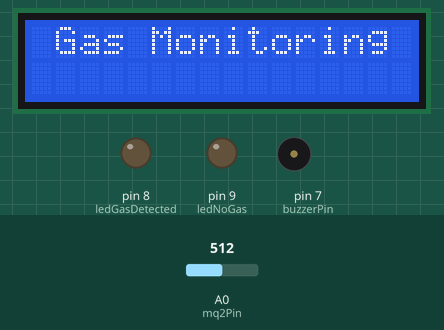
The sketch below on a simulated Arduino Uno, built with avr-gcc and run on an emulated ATmega328P. Shown: 16×2 character LCD, output pins drawn as LEDs (lit = HIGH), buzzer (waves = sounding, pin HIGH). The test bench sets the inputs (shaded band); at power-on: A0 (mq2Pin) = 512.

Above: at 1.2 s.
1.3 s: A0 (mq2Pin) set to 307
13.2 s: A0 (mq2Pin) set to 285
At 24.9 s:
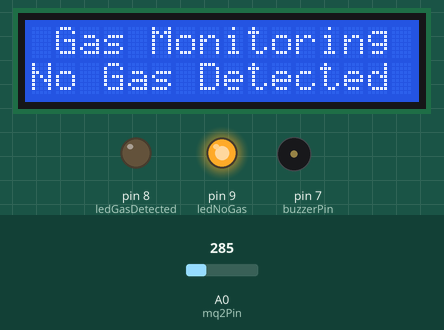
25.1 s: A0 (mq2Pin) set to 306
At 36.8 s:
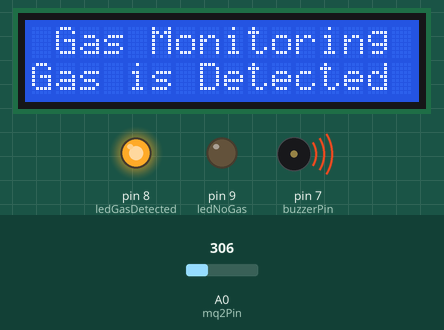
37.0 s: A0 (mq2Pin) set to 290
At 48.1 s:
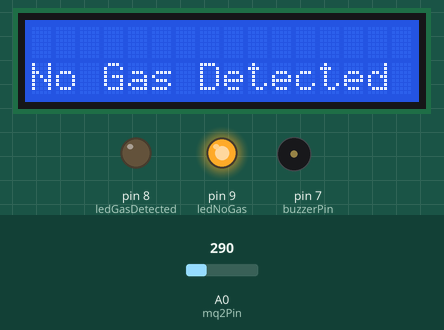
Timing chart, 0 to 49.6 s (numbered marks = the images above; inputs shaded):
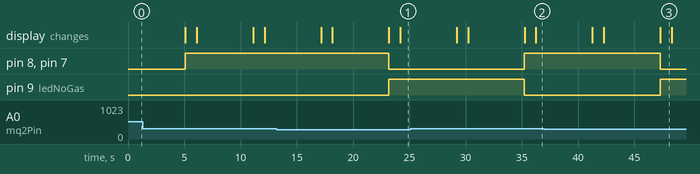

The sketch:

gas_detect.ino
```cpp
#include <Wire.h>
#include <LiquidCrystal_I2C.h>

// Initialize the LCD with I2C address 0x27
LiquidCrystal_I2C lcd(0x27, 16, 2);

// Define pins for the MQ2 sensor, LEDs, and buzzer
const int mq2Pin = A0;  // MQ2 analog pin
const int ledGasDetected = 8; // LED for gas detected
const int ledNoGas = 9;       // LED for no gas
const int buzzerPin = 7;      // Buzzer pin
int gasThreshold = 300;       // Threshold value for gas detection

void setup() {
  // Set the pins as OUTPUT
  pinMode(ledGasDetected, OUTPUT);
  pinMode(ledNoGas, OUTPUT);
  pinMode(buzzerPin, OUTPUT);

  // Initialize the LCD
  lcd.init();
  lcd.backlight(); // Turn on the backlight

  // Print a welcome message on the LCD

 // delay(5000);
}

void loop() {

  // Read the value from MQ2 sensor
  int mq2Value = analogRead(mq2Pin);

// Print a welcome message on the LCD
  lcd.setCursor(1, 0);
  lcd.print("Gas Monitoring");
  delay(5000);
  // Check if gas is detected
  if (mq2Value > gasThreshold) {
    digitalWrite(ledGasDetected, HIGH);  // Turn on the gas detected LED
    digitalWrite(ledNoGas, LOW);         // Turn off the no gas LED
    digitalWrite(buzzerPin, HIGH);       // Turn on the buzzer

    // Display "Gas is Detected" on the LCD
    lcd.clear();
    lcd.setCursor(0, 1);
    lcd.print("Gas is Detected");

  } else {
    digitalWrite(ledGasDetected, LOW);   // Turn off the gas detected LED
    digitalWrite(ledNoGas, HIGH);        // Turn on the no gas LED
    digitalWrite(buzzerPin, LOW);        // Turn off the buzzer

    // Display "No Gas Detected" on the LCD
    lcd.clear();
    lcd.setCursor(0, 1);
    lcd.print("No Gas Detected");
  }

  delay(1000);  // Add a delay before the next reading
}
```

Measured:
- the behaviour switches between 301 and 300 on A0 (mq2Pin) (found by bisection; images 0 and 1)
- after the input at 13.2 s, pin 8 (ledGasDetected), pin 7 (buzzerPin): HIGH → LOW after 10.0 s; pin 9 (ledNoGas): LOW → HIGH after 10.0 s; the display: first differs from a run without the input after 10.0 s (image 1 shows a later state)
- after the input at 25.1 s, pin 8 (ledGasDetected), pin 7 (buzzerPin): LOW → HIGH after 10.1 s; pin 9 (ledNoGas): HIGH → LOW after 10.1 s; the display: first differs from a run without the input after 10.2 s (image 2 shows a later state)
- after the input at 37.0 s, pin 8 (ledGasDetected), pin 7 (buzzerPin): HIGH → LOW after 10.3 s; pin 9 (ledNoGas): LOW → HIGH after 10.3 s; the display: first differs from a run without the input after 10.3 s (image 3)
- what the display in image 3 shows lasts 1.0 s, from 47.3 s to 48.3 s
